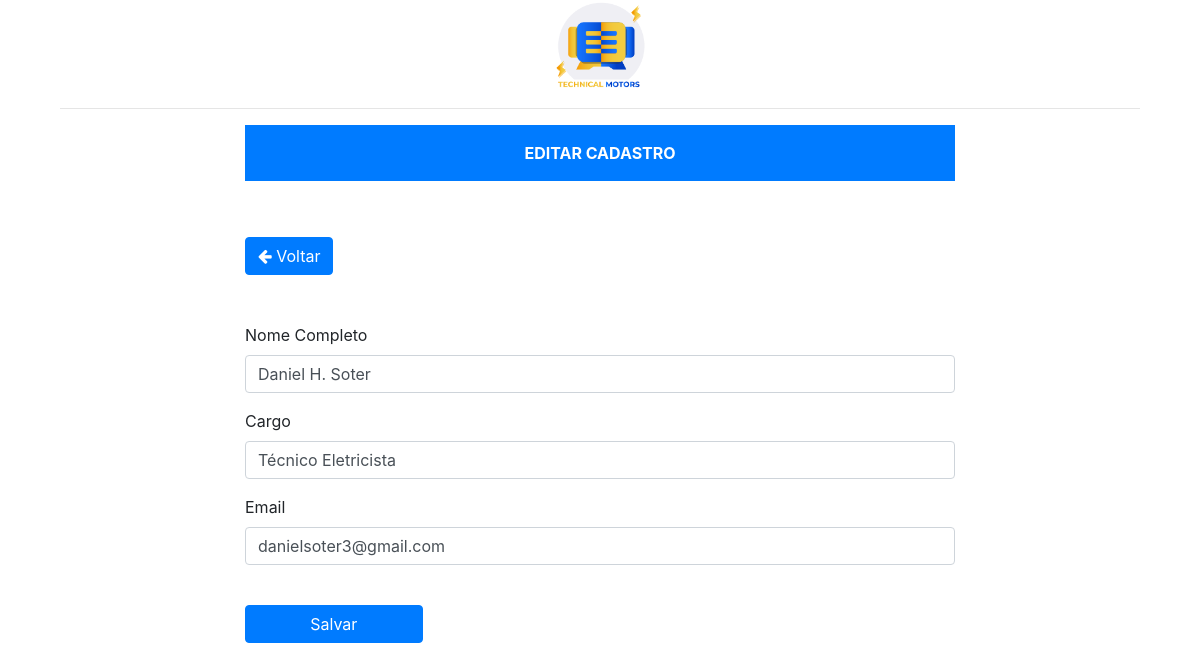
/usuario/1, run on an earlier commit of the app's database.
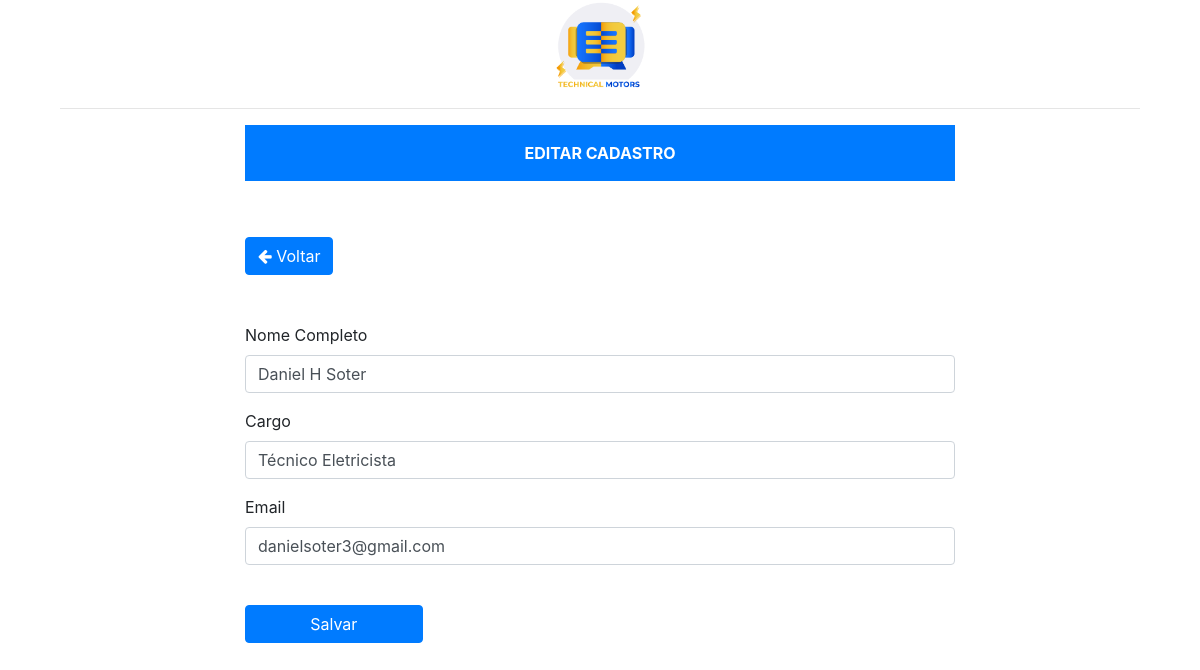
And on a later commit of the database.
### app/models.py (models this page shows, shortened)
class Usuario(db.Model, UserMixin):
    __tablename__ = "usuarios"
    id = db.Column(db.Integer, primary_key=True, autoincrement=True)
    nome = db.Column(db.String(84), nullable=False)
    email = db.Column(db.String(84), nullable=False, unique=True, index=True)
    senha = db.Column(db.String(255), nullable=False)
    cargo = db.Column(db.String(84), nullable=False)

### app/view_usuarios/views.py (the view, shortened to what this page needs)
@usuarios.route("/usuario/<int:id>", methods=["GET", "POST"])
def editar(id):
    usuarios = Usuario.query.get(id)
    form = EdicaoUsuarioForm()
    form.nome.data = usuarios.nome
    form.email.data = usuarios.email
    form.cargo.data =usuarios.cargo
    return render_template("editar/editar_usuarios.html", form=form)

### app/forms.py
class EdicaoUsuarioForm(FlaskForm):
    nome = StringField("Nome Completo", validators=[
        DataRequired("o campo é obrigatório")
    ])
    cargo = StringField("Cargo", validators=[
        DataRequired("o campo é obrigatório")
    ])
    email = EmailField("Email", validators=[
        Email()
    ])
    submit = SubmitField("Salvar")

### app/templates/editar/editar_usuarios.html
{% extends  'bases/base.html' %}
{% from 'bases/form.html' import render_form %}
{% block content %}
<div class="container vh-100">
  <div class="row justify-content-center">
      <img class="m-auto" src="/static/img/img-01.png" style="max-width: 100px" alt="IMG">
  </div>
      <hr></hr>
  <div class="row justify-content-center align-items-cent">
    <div class="col-8">
      <div class="p-3 mb-2 bg-primary text-white font-weight-bold text-center">EDITAR CADASTRO</div>
      <br><br>
      <a href="{{ url_for('usuarios.tela_usuarios') }}" class="btn btn-primary">
        <i class="fa fa-arrow-left" aria-hidden="true"></i>
        Voltar
      </a>
      <br><br><br>
      {{ render_form(form) }}
      <br><br><br><br>
    </div>
  </div>
{% endblock %}

### app/templates/bases/form.html (shortened to what the changed rows need)
{% macro _hz_form_wrap(horizontal_columns, form_type, add_group=False, required=False) %}
{{ caller() }}
{% endmacro %}
{% macro render_field(field,
                    form_type="basic",
                    horizontal_columns=('lg', 2, 10),
                    button_map={}) %}
    {% if field.flags.required and not required in kwargs %}
        {% set kwargs = dict(required=True, **kwargs) %}
    {% endif %}
    {% if field.widget.input_type == 'checkbox' %}
        {% call _hz_form_wrap(horizontal_columns, form_type, True, required=required) %}
            <div class="form-group form-check{% if form_type == "inline" %} form-check-inline{% endif %}">
                <label class="form-check-label">
                    {{ field(class_="form-check-input")|safe }} {{ field.label.text|safe }}
                </label>
            </div>
        {% endcall %}
    {%- elif field.type == 'SubmitField' -%}
        {% set field_kwargs = kwargs %}
        {% call _hz_form_wrap(horizontal_columns, form_type, True, required=required) %}
        <br>
        {% endcall %}
    {% else -%}
        <div class="form-group {%- if form_type == "horizontal" %} row{% endif -%}
                         {%- if field.flags.required %} required{% endif -%}">
            {%- if form_type == "inline" %}
                {{ field.label(class="sr-only")|safe }}
                {% if field.type == 'FileField' %}
                    {% if field.errors %}
                        {{ field(class="form-control-file is-invalid", **kwargs)|safe }}
                    {% else %}
                        {{ field(class="form-control-file", **kwargs)|safe }}
                    {% endif %}
                {% else %}
                    {% if field.errors %}
                        {{ field(class="form-control mb-2 mr-sm-2 mb-sm-0 is-invalid", **kwargs)|safe }}
                    {% else %}
                        {{ field(class="form-control mb-2 mr-sm-2 mb-sm-0", **kwargs)|safe }}
                    {% endif %}
                {% endif %}
            {%- else -%}
                {{ field.label(class="form-control-label")|safe }}
                {% if field.type == 'FileField' %}
                    {% if field.errors %}
                        {{ field(class="form-control-file is-invalid", **kwargs)|safe }}
                    {% else %}
                        {{ field(class="form-control-file", **kwargs)|safe }}
                    {% endif %}
                {% else %}
                    {% if field.errors %}
                        {{ field(class="form-control is-invalid", **kwargs)|safe }}
                    {% else %}
                        {{ field(class="form-control", **kwargs)|safe }}
                    {% endif %}
                {% endif %}
            {%- endif %}
        </div>
    {% endif %}
{% endmacro %}
{% macro render_form(form,
                    action="",
                    method="post",
                    extra_classes=None,
                    role="form",
                    form_type="basic",
                    horizontal_columns=('lg', 2, 10),
                    enctype=None,
                    button_map={},
                    id="",
                    novalidate=False,
                    render_kw={}) %}
    {%- set _enctype = [] %}
    {%- if enctype is none -%}
        {%- for field in form %}
            {%- if field.type == 'FileField' %}
                {%- set _ = _enctype.append('multipart/form-data') -%}
            {%- endif %}
        {%- endfor %}
    {%- else %}
        {% set _ = _enctype.append(enctype) %}
    {%- endif %}
    <form{%- if action != None %} action="{{ action }}"{% endif -%}
            {%- if method %} method="{{ method }}"{% endif %}
            class="form
{%- if extra_classes %} {{ extra_classes }}{% endif -%}{%- if form_type == "inline" %} form-inline{% endif -%}"
            {%- if role %} role="{{ role }}"{% endif -%}
            {%- if render_kw %} {{ render_kw|xmlattr }}{% endif -%}>
        {%- for field in form %}
            {% if not bootstrap_is_hidden_field(field) -%}
                {{ render_field(field,
                    form_type=form_type,
                    horizontal_columns=horizontal_columns,
                    button_map=button_map) }}
            {%- endif %}
        {%- endfor %}
    </form>
{%- endmacro %}

What changed in the data, as far as the page shows it:
changed Usuario "Técnico Eletricista": nome "Daniel H. Soter" → "Daniel H Soter"
